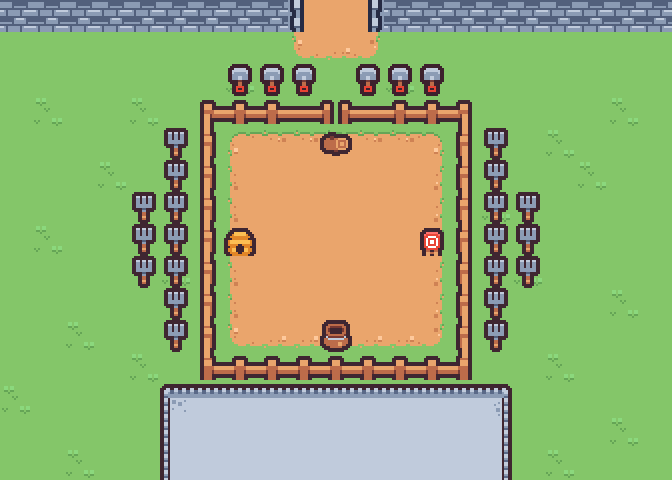

Rendered tile map (Tiled .tmx) drawn with the repository's tilesets; below, a short description and the full map source, tile grids included:
An orthogonal 21x15 tile map with 32x32 px tiles, 2 tile layers (ground, level).

<map version="1.10" tiledversion="1.11.2" orientation="orthogonal" renderorder="right-down" compressionlevel="0" width="21" height="15" tilewidth="32" tileheight="32" infinite="0" nextlayerid="5" nextobjectid="1">
 <editorsettings>
  <export target="tilemap.json" format="json" />
 </editorsettings>
 <tileset firstgid="1" name="tiles" tilewidth="32" tileheight="32" tilecount="132" columns="12">
  <image source="spritesheet/tiles.png" width="384" height="352" />
 </tileset>
 <layer id="4" name="ground" width="21" height="15" locked="1">
  <data encoding="csv">
0,0,0,0,0,0,0,0,0,25,26,27,0,0,0,0,0,0,0,0,0,
1,1,1,1,1,1,1,1,1,37,38,39,1,1,1,1,1,1,1,1,1,
1,1,1,1,1,1,1,2,1,1,1,1,2,1,1,1,1,1,1,1,1,
1,2,1,1,2,1,1,1,1,1,1,1,1,1,1,1,1,1,1,2,1,
1,1,1,1,1,1,1,13,14,14,14,14,14,15,1,1,1,2,1,1,1,
1,1,1,2,1,1,1,25,26,26,26,26,26,27,1,1,1,1,2,1,1,
1,1,1,1,1,1,1,25,26,26,26,26,26,27,1,2,1,1,1,1,1,
1,2,1,1,1,1,1,25,26,26,26,26,26,27,1,1,1,1,1,1,1,
1,1,1,1,1,2,1,25,26,26,26,26,26,27,1,1,2,1,1,1,1,
1,1,1,1,1,1,1,25,26,26,26,26,26,27,1,1,1,1,1,2,1,
1,1,2,1,1,1,1,37,38,38,38,38,38,39,1,1,1,1,1,1,1,
1,1,1,1,2,1,1,1,1,1,1,1,1,1,1,1,1,2,1,1,1,
2,1,1,1,1,1,1,2,1,1,1,1,1,2,1,1,1,1,1,1,1,
1,1,1,1,1,1,1,1,1,1,1,2,1,1,1,1,1,1,1,2,1,
1,1,2,1,1,1,2,1,1,1,1,1,1,1,1,1,1,2,1,1,1
</data>
 </layer>
 <layer id="2" name="level" width="21" height="15">
  <data encoding="csv">
127,127,127,127,127,127,127,127,127,124,0,125,127,127,127,127,127,127,127,127,127,
0,0,0,0,0,0,0,0,0,0,0,0,0,0,0,0,0,0,0,0,0,
0,0,0,0,0,0,0,129,129,129,0,129,129,129,0,0,0,0,0,0,0,
0,0,0,0,0,0,45,46,46,82,70,82,46,46,47,0,0,0,0,0,0,
0,0,0,0,0,117,57,0,0,0,107,0,0,0,59,117,0,0,0,0,0,
0,0,0,0,0,117,57,0,0,0,0,0,0,0,59,117,0,0,0,0,0,
0,0,0,0,117,117,57,0,0,0,0,0,0,0,59,117,117,0,0,0,0,
0,0,0,0,117,117,57,95,0,0,0,0,0,96,59,117,117,0,0,0,0,
0,0,0,0,117,117,57,0,0,0,0,0,0,0,59,117,117,0,0,0,0,
0,0,0,0,0,117,57,0,0,0,0,0,0,0,59,117,0,0,0,0,0,
0,0,0,0,0,117,57,0,0,0,108,0,0,0,59,117,0,0,0,0,0,
0,0,0,0,0,0,69,46,46,46,46,46,46,46,71,0,0,0,0,0,0,
0,0,0,0,0,97,98,98,98,98,98,98,98,98,98,99,0,0,0,0,0,
0,0,0,0,0,109,110,110,110,110,110,110,110,110,110,111,0,0,0,0,0,
0,0,0,0,0,109,110,110,110,110,110,110,110,110,110,111,0,0,0,0,0
</data>
 </layer>
</map>